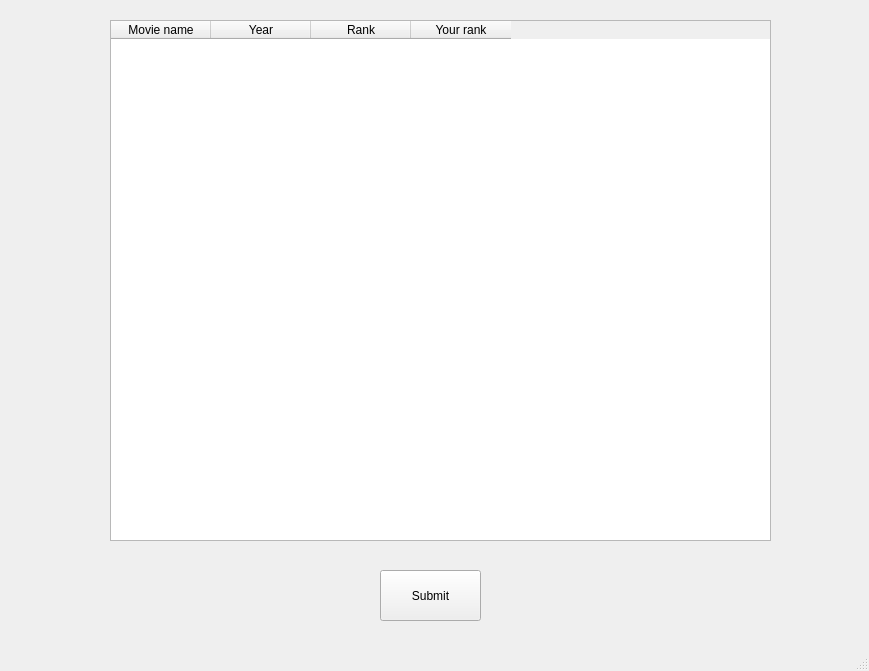
<?xml version="1.0" encoding="UTF-8"?>
<ui version="4.0">
 <class>MainWindow</class>
 <widget class="QMainWindow" name="MainWindow">
  <property name="geometry">
   <rect>
    <x>0</x>
    <y>0</y>
    <width>869</width>
    <height>671</height>
   </rect>
  </property>
  <property name="windowTitle">
   <string>MainWindow</string>
  </property>
  <widget class="QWidget" name="centralwidget">
   <widget class="QTableWidget" name="popularTable">
    <property name="geometry">
     <rect>
      <x>110</x>
      <y>20</y>
      <width>661</width>
      <height>521</height>
     </rect>
    </property>
    <column>
     <property name="text">
      <string>Movie name</string>
     </property>
     <property name="textAlignment">
      <set>AlignCenter</set>
     </property>
     <property name="background">
      <color>
       <red>40</red>
       <green>145</green>
       <blue>168</blue>
      </color>
     </property>
    </column>
    <column>
     <property name="text">
      <string>Year</string>
     </property>
    </column>
    <column>
     <property name="text">
      <string>Rank</string>
     </property>
     <property name="textAlignment">
      <set>AlignCenter</set>
     </property>
    </column>
    <column>
     <property name="text">
      <string>Your rank</string>
     </property>
    </column>
   </widget>
   <widget class="QPushButton" name="submit_button">
    <property name="geometry">
     <rect>
      <x>380</x>
      <y>570</y>
      <width>101</width>
      <height>51</height>
     </rect>
    </property>
    <property name="text">
     <string>Submit</string>
    </property>
   </widget>
  </widget>
  <widget class="QMenuBar" name="menubar">
   <property name="geometry">
    <rect>
     <x>0</x>
     <y>0</y>
     <width>869</width>
     <height>26</height>
    </rect>
   </property>
  </widget>
  <widget class="QStatusBar" name="statusbar"/>
 </widget>
 <resources/>
 <connections/>
</ui>
